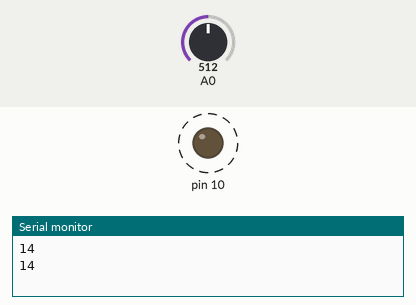
Recording of a sketch running on a simulated Arduino Uno, built with avr-gcc and run on an emulated ATmega328P. On the bench: output pins drawn as LEDs (lit = HIGH), the last lines printed to the serial monitor. Dashed ring = blinking. The inputs (shaded band) are chosen by the test bench; at power-on: A0 = 512.

Above: at 1.8 s.
1.9 s: A0 set to 0
At 2.7 s:
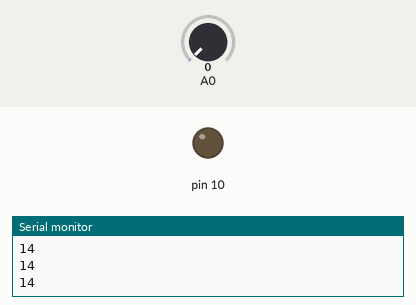
3.4 s: A0 set to 122
At 3.7 s:
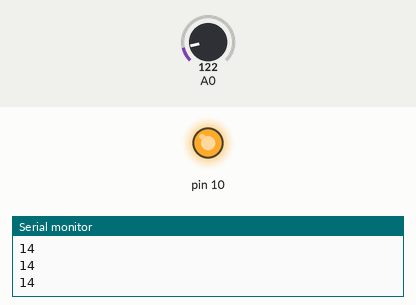
Timing chart, 0 to 12.9 s (numbered marks = the images above; inputs shaded):
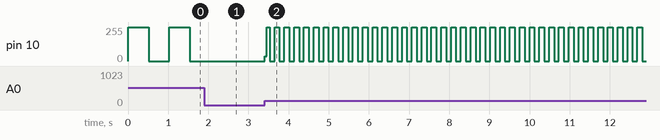

The sketch:

aye3.ino
```cpp
/*blinking based on potentiometer*/
void setup() {
  // put your setup code here, to run once:

  // designate pin 13 as an OUTPUT pin for the LED
  pinMode (10, OUTPUT);

  // designate pin A0 as an Analog INPUT for the potentiometer
  pinMode (A0, INPUT);

  Serial.begin(9600);

}

void loop() {

  Serial.println  (A0);

  int potValue = analogRead (A0);

  digitalWrite (10, HIGH);

  delay (potValue);

  digitalWrite (10, LOW);

  delay (potValue);
}
```

Measured:
- after the input at 1.9 s, pin 10: stays 0/255 (without the input it goes to 255/255 after 0.15 s)
- after the input at 3.4 s, pin 10: 0/255 → 35/255 at once, then moves between 0/255 and 255/255, repeating every 0.24 s
- by itself, pin 10: alternates 255/255 for 0.51 s and 0/255 for 0.51 s
